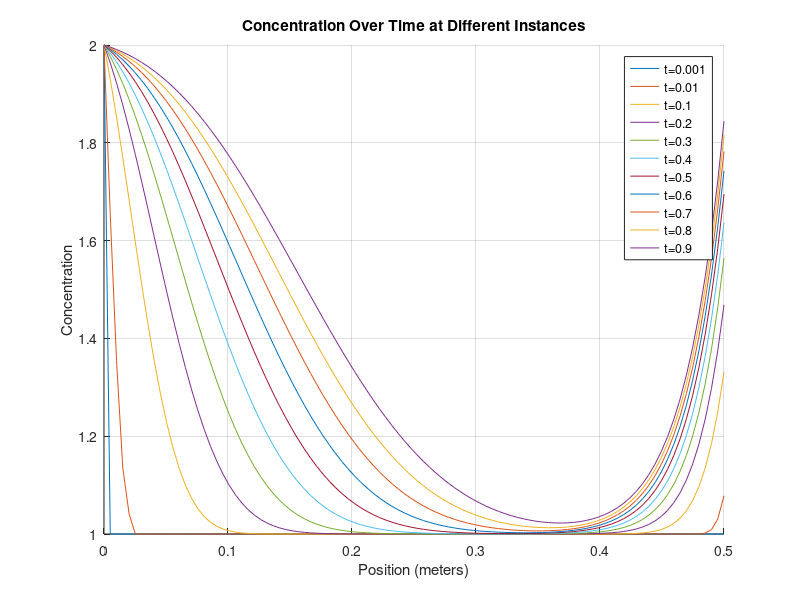
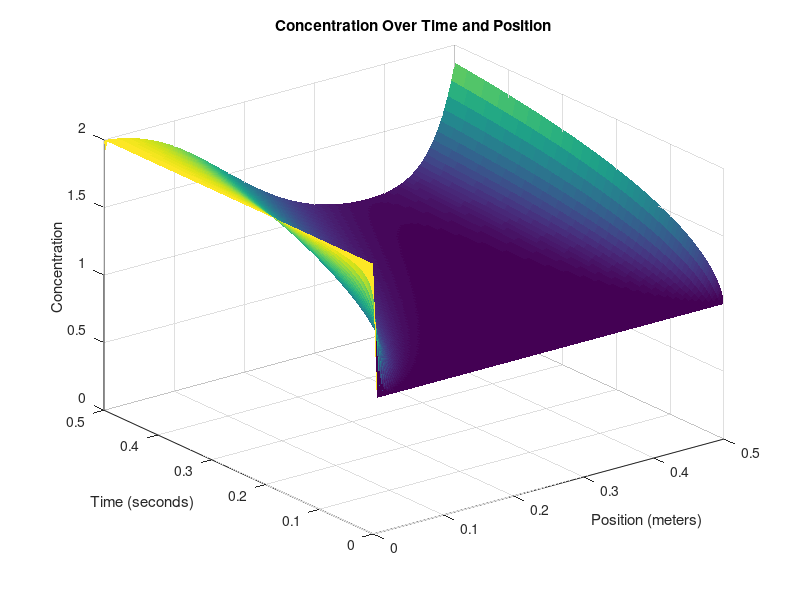

Source code (MATLAB) for these figures, in order:
clear
close all
clc

% Define parameters
domain_length = 0.5;   % Domain length (meters)
domain_steps = 100;    % Number of spatial domain_steps points
dx = domain_length / (domain_steps - 1);

time_length = 0.5;      % Time length (seconds)
time_steps = 500;       % Number of time steps
dt = time_length / time_steps;

D = 0.01;               % Diffusion coefficient
velocity = 0.3;         % Constant velocity (m/s)
feed_conc = 2; % Constant solute concentration at the first cell
rejection_rate = 0.5; % No rejection

%Constants
R=8.31415; % Gasconstant []
T=273.15+20; %Temperature [K]

% Create a grid for space and time
x = linspace(0, domain_length, domain_steps);
t = linspace(0, time_length, time_steps);

% Initialize the concentration array (1D)
C = ones(domain_steps, time_steps);
% Initial condition (as a column vector)

rho = velocity*dx/dt;
r = D*dx/dt;
fprintf(' r = %f \n rho = %f ', r, rho);

% Time-stepping loop
for j = 2:time_steps
    for i = 1:domain_steps
        % Calculate the second derivative in x direction
        if i == 1
             C(1,:) = feed_conc; % Fill the first cell with inflow concentration
            % No left neighbor at the first cell
            d2Cdx2 = D * (C(2, j-1) -  C(1, j-1)) / dx^2;
             % Apply advection and inflow at the first cell
            dCdt_advection = -velocity * C(i, j-1) / dx;
        elseif i == domain_steps
            % No right neighbor at the last cell and MEMBRANE
            d2Cdx2 = (D * (C(domain_steps - 1, j-1) - C(domain_steps, j-1)) / dx^2) + C(i,j-1)*(rejection_rate)*velocity/(dx);
        else
            % Calculate the second derivative normally
            d2Cdx2 = D * (C(i + 1, j-1) - 2 * C(i, j-1) + C(i - 1, j-1)) / dx^2;
            % Apply advection term
            dCdt_advection = -velocity * (C(i, j-1) - C(i-1, j-1)) / dx;
        end
        % Apply the diffusion-advection-(electromigration) equation
        C(i, j) = C(i, j-1) + dt * (d2Cdx2 + dCdt_advection);
    end
end


% Define fractions of time steps you want to visualize
time_fraction = [0.001, 0.01, 0.1, 0.2, 0.3, 0.4, 0.5, 0.6, 0.7, 0.8, 0.9];  % For example, 0.1 corresponds to 10% of time steps

% Calculate the corresponding time indices
time_instances = round(time_fraction * time_steps);

% Create a figure for the first plot
figure;
hold on;

% Plot concentration at specific time instances
for i = 1:length(time_instances)
    time_index = time_instances(i);
    plot(x, C(:, time_index));
end

xlabel('Position (meters)');
ylabel('Concentration');
title('Concentration Over Time at Different Instances');

% Add a legend for clarity
legend(arrayfun(@(f) ['t=', num2str(f)], time_fraction, 'UniformOutput', false));

grid on;
hold off;

% Create a 3D surface plot to visualize concentration over time and position
[T, X] = meshgrid(t, x);
figure;
h = surf(X, T, C); % Transpose removed here
xlabel('Position (meters)');
ylabel('Time (seconds)');
zlabel('Concentration');
title('Concentration Over Time and Position');

% Set axis limits to start at the origin
xlim([0, domain_length]);
ylim([0, time_length]);
zlim([0, max(C(:))]); % Assuming max(C(:)) is the maximum concentration in your data


set(h,'LineStyle','none')
